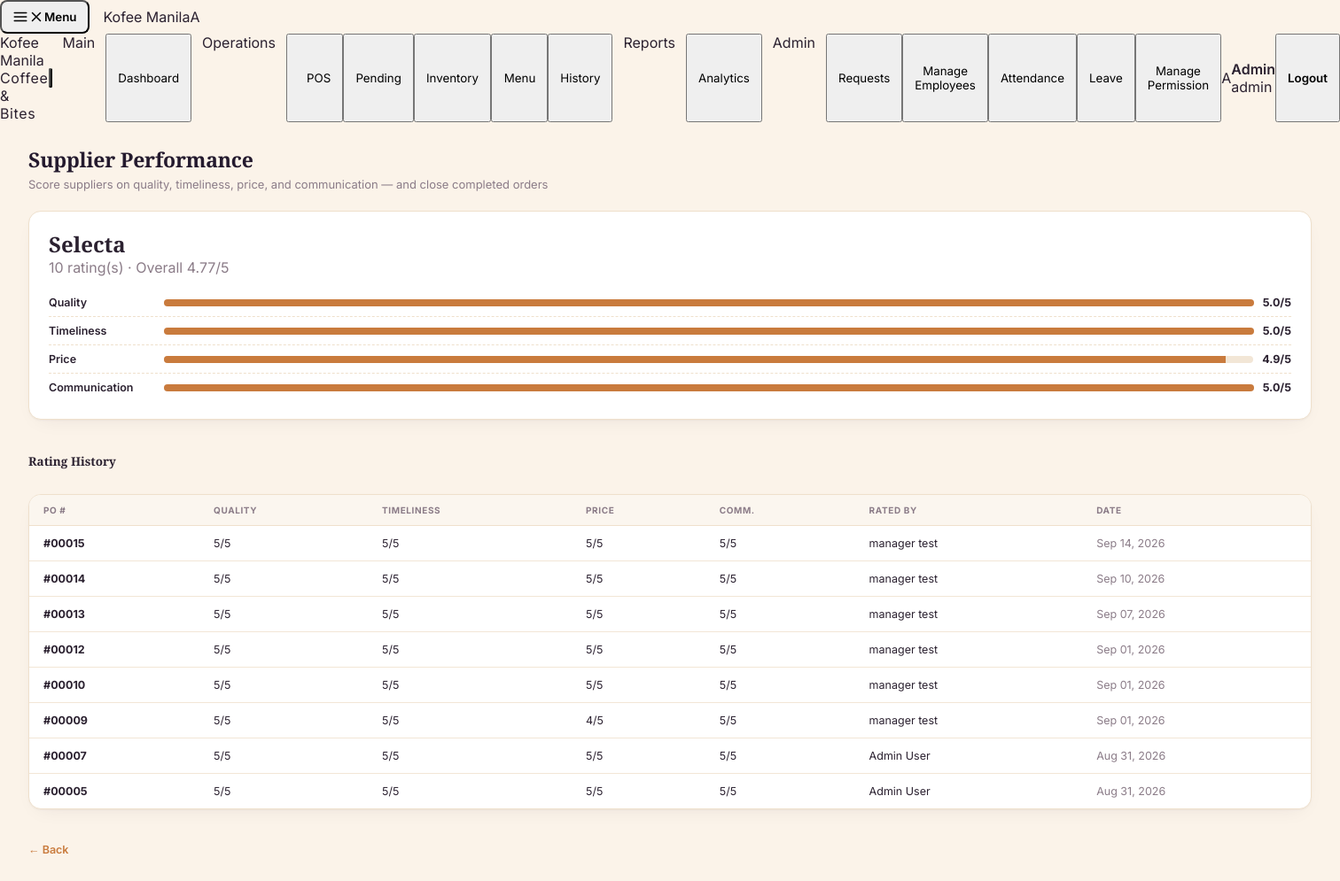
Screenshot of /POS/php/supplier_performace.php?supplier_id=1 (signed in) with the database file from the repository.
### tables this page shows
CREATE TABLE `suppliers` (
  `id` int(11) NOT NULL,
  `user_id` int(11) DEFAULT NULL,
  `name` varchar(150) NOT NULL,
  `contact_person` varchar(120) DEFAULT NULL,
  `email` varchar(120) DEFAULT NULL,
  `phone` varchar(30) DEFAULT NULL,
  `address` varchar(255) DEFAULT NULL,
  `status` enum('active','inactive') NOT NULL DEFAULT 'active',
  `rating_avg` decimal(3,2) DEFAULT NULL,
  `rating_count` int(11) NOT NULL DEFAULT 0,
  `created_at` timestamp NOT NULL DEFAULT current_timestamp()
);

CREATE TABLE `supplier_performance_ratings` (
  `id` int(11) NOT NULL,
  `po_id` int(11) NOT NULL,
  `supplier_id` int(11) NOT NULL,
  `rated_by` int(11) NOT NULL,
  `quality_score` tinyint(1) NOT NULL,
  `timeliness_score` tinyint(1) NOT NULL,
  `price_score` tinyint(1) NOT NULL,
  `communication_score` tinyint(1) NOT NULL,
  `comments` varchar(255) DEFAULT NULL,
  `created_at` timestamp NOT NULL DEFAULT current_timestamp()
);

CREATE TABLE `purchase_orders` (
  `id` int(11) NOT NULL,
  `rfq_id` int(11) NOT NULL,
  `supplier_id` int(11) NOT NULL,
  `requisition_id` int(11) NOT NULL,
  `total_amount` decimal(12,2) NOT NULL,
  `status` enum('draft','sent','acknowledged','delivered','closed','cancelled') NOT NULL DEFAULT 'draft',
  `negotiation_notes` text DEFAULT NULL,
  `created_by` int(11) NOT NULL,
  `created_at` timestamp NOT NULL DEFAULT current_timestamp(),
  `expected_delivery_date` date DEFAULT NULL,
  `delivered_at` datetime DEFAULT NULL,
  `acknowledged_at` datetime DEFAULT NULL,
  `shipped_at` datetime DEFAULT NULL,
  `shipping_notes` varchar(255) DEFAULT NULL,
  `closed_at` datetime DEFAULT NULL,
  `supplier_rating` tinyint(4) DEFAULT NULL,
  `invoice_number` varchar(60) DEFAULT NULL,
  `paid_at` datetime DEFAULT NULL
);

CREATE TABLE `users` (
  `id` int(50) NOT NULL,
  `username` varchar(255) NOT NULL,
  `email` varchar(255) NOT NULL DEFAULT '',
  `password` varchar(255) NOT NULL,
  `firstname` varchar(50) DEFAULT NULL,
  `lastname` varchar(50) DEFAULT NULL,
  `role` varchar(50) NOT NULL DEFAULT 'crew',
  `status` enum('active','blocked','on_hold') NOT NULL DEFAULT 'active',
  `last_login` datetime DEFAULT NULL,
  `created_at` timestamp NOT NULL DEFAULT current_timestamp(),
  `updated_at` timestamp NOT NULL DEFAULT current_timestamp() ON UPDATE current_timestamp()
);

### POS/php/supplier_performace.php (the view, shortened to what this page needs)
<?php
$pdo   = get_db();
$view_supplier_id = (int)($_GET['supplier_id'] ?? 0);
$supplier = null; $ratings = []; $breakdown = null;
if ($view_supplier_id) {
    $s = $pdo->prepare('SELECT * FROM suppliers WHERE id = :id'); $s->execute([':id' => $view_supplier_id]); $supplier = $s->fetch();
    if ($supplier) {
        $r = $pdo->prepare('
            SELECT spr.*, po.id AS po_id, u.firstname, u.lastname
            FROM supplier_performance_ratings spr
            JOIN purchase_orders po ON po.id = spr.po_id
            LEFT JOIN users u ON u.id = spr.rated_by
            WHERE spr.supplier_id = :sid ORDER BY spr.created_at DESC
        ');
        $r->execute([':sid' => $view_supplier_id]);
        $ratings = $r->fetchAll();
        $b = $pdo->prepare('
            SELECT AVG(quality_score) AS quality, AVG(timeliness_score) AS timeliness,
                   AVG(price_score) AS price, AVG(communication_score) AS communication
            FROM supplier_performance_ratings WHERE supplier_id = :sid
        ');
        $b->execute([':sid' => $view_supplier_id]);
        $breakdown = $b->fetch();
    }
}
$suppliers_stmt = $pdo->query("SELECT * FROM suppliers ORDER BY rating_avg IS NULL, rating_avg DESC, name ASC");
$suppliers = $suppliers_stmt->fetchAll();
?>
<!DOCTYPE html>
<html lang="en">
<head>
  <link rel="stylesheet" href="../css/style.css"/>
  <link rel="stylesheet" href="../css/sidebar.css"/>
</head>
<body>
<?php include("../includes/sidebar.php"); ?>
<div id="page-supplier-perf" class="page active">
  <div class="page-header">
    <div>
      <h1>Supplier Performance</h1>
      <p>Score suppliers on quality, timeliness, price, and communication — and close completed orders</p>
    </div>
  </div>
  <div class="page-body">
    <?php if ($supplier): ?>
      <div class="table-card" style="padding:20px 22px;margin-bottom:18px">
        <h2><?= htmlspecialchars($supplier['name']) ?></h2>
        <p class="muted-cell" style="margin-bottom:14px"><?= $supplier['rating_count'] ?> rating(s) · Overall <?= $supplier['rating_avg'] ? number_format($supplier['rating_avg'],2) . '/5' : 'Not yet rated' ?></p>
        <?php if ($breakdown && $supplier['rating_count'] > 0): ?>
          <?php foreach (['quality'=>'Quality','timeliness'=>'Timeliness','price'=>'Price','communication'=>'Communication'] as $key => $label): $val = (float)$breakdown[$key]; ?>
            <div class="score-row">
              <span style="width:120px;font-size:12.5px;font-weight:600"><?= $label ?></span>
              <div class="breakdown-bar-wrap"><div class="breakdown-bar-fill" style="width:<?= $val/5*100 ?>%"></div></div>
              <span style="font-size:12.5px;font-weight:700"><?= number_format($val,1) ?>/5</span>
            </div>
          <?php endforeach; ?>
        <?php endif; ?>
      </div>
      <h3 style="font-size:13.5px;margin-bottom:8px">Rating History</h3>
      <div class="table-scroll-wrapper">
        <table>
          <thead><tr><th>PO #</th><th>Quality</th><th>Timeliness</th><th>Price</th><th>Comm.</th><th>Rated By</th><th>Date</th></tr></thead>
          <tbody>
          <?php if (empty($ratings)): ?>
            <tr class="empty-row"><td colspan="7">🫙 No ratings yet for this supplier.</td></tr>
          <?php else: foreach ($ratings as $r): ?>
            <tr>
              <td style="font-weight:700">#<?= str_pad($r['po_id'],5,'0',STR_PAD_LEFT) ?></td>
              <td><?= $r['quality_score'] ?>/5</td>
              <td><?= $r['timeliness_score'] ?>/5</td>
              <td><?= $r['price_score'] ?>/5</td>
              <td><?= $r['communication_score'] ?>/5</td>
              <td><?= htmlspecialchars(trim(($r['firstname'] ?? '').' '.($r['lastname'] ?? ''))) ?: '—' ?></td>
              <td class="muted-cell"><?= date('M d, Y', strtotime($r['created_at'])) ?></td>
            </tr>
          <?php endforeach; endif; ?>
          </tbody>
        </table>
      </div>
      <p style="margin-top:14px"><a href="supplier_performace.php" style="font-size:12.5px;color:var(--caramel);font-weight:600">← Back</a></p>
    <?php endif; ?>
  </div>
</div>
</body>
</html>

### POS/css/style.css (style rules this page uses)
:root { --espresso: #241A2E; --espresso-deep: #181120; --espresso-mid: #2f2238; --caramel: #C97B3D; --caramel-light: #E6A25C; --latte: #EFE0CC; --cream: #FBF3E9; --accent: var(--caramel); --accent-lt: #FCEFE1; --bg: var(--cream); --card-bg: #FFFFFF; --border: var(--latte); --text-main: #2B2130; --text-muted: #8B7C88; --sidebar-w: 248px; --green: #2e7d32; --green-lt: #e8f5e9; --red: #c62828; --red-lt: #fdecea; --blue: #1565c0; --blue-lt: #e3f2fd; --amber: #b3691a; --amber-lt: #fdf0e2; --radius-sm: 8px; --radius: 14px; --radius-lg: 20px; --shadow-card: 0 1px 2px rgba(43,33,48,.04), 0 8px 24px -12px rgba(43,33,48,.10); --shadow-pop: 0 20px 50px -12px rgba(24,17,32,.35); }
*, *::before, *::after { box-sizing: border-box; margin: 0; padding: 0; }
html { -webkit-text-size-adjust: 100%; }
body { font-family: 'Inter', sans-serif; background: var(--bg); color: var(--text-main); min-height: 100vh; -webkit-font-smoothing: antialiased; }
a { color: inherit; text-decoration: none; }
h1, h2, h3, .font-display { font-family: 'Playfair Display', serif; }
.page, .pages { min-height: 100vh; display: flex; flex-direction: column; }
.page-header { padding: 26px 32px 4px; flex-shrink: 0; display: flex; align-items: flex-start; justify-content: space-between; gap: 16px; flex-wrap: wrap; }
.page-header h1 { font-size: 23px; font-weight: 700; letter-spacing: -.01em; color: var(--espresso); }
.page-header p { font-size: 13px; color: var(--text-muted); margin-top: 4px; font-family: 'Inter', sans-serif; }
.page-body { flex: 1; overflow-y: auto; padding: 18px 32px 32px; display: flex; flex-direction: column; gap: 20px; }
.stat-card, .table-card, .recent-section, .card { background: var(--card-bg); border: 1.5px solid var(--border); border-radius: var(--radius); box-shadow: var(--shadow-card); }
.table-card, .table-scroll-wrapper { overflow: hidden; border-radius: var(--radius); }
.table-scroll-wrapper { overflow-x: auto; background: var(--card-bg); border: 1.5px solid var(--border); box-shadow: var(--shadow-card); }
table { width: 100%; border-collapse: collapse; }
thead th, .recent-table th { padding: 11px 16px; font-size: 10px; font-weight: 700; color: var(--text-muted); text-transform: uppercase; letter-spacing: .06em; text-align: left; background: #FBF6EF; border-bottom: 1.5px solid var(--border); }
tbody td, .recent-table td { padding: 12px 16px; font-size: 12.5px; border-bottom: 1px solid #F2E6D6; vertical-align: middle; }
tbody tr:last-child td { border-bottom: none; }
.muted-cell { color: var(--text-muted); }

### POS/php/supplier_performace.php (style rules this page uses)
.score-row { display:flex; align-items:center; justify-content:space-between; padding:8px 0; border-bottom:1px dashed var(--border); }
.score-row:last-child { border-bottom:none; }
.breakdown-bar-wrap { background:#f2e6d6; border-radius:999px; height:8px; overflow:hidden; flex:1; margin:0 10px; }
.breakdown-bar-fill { height:100%; background:var(--caramel, #c47d3e); }

### rows the page displays
suppliers: name "Selecta", rating_count "10", rating_avg "4.77"
supplier_performance_ratings: purchase_orders.id "00015", quality_score "5", timeliness_score "5", price_score "5", communication_score "5", users.firstname+lastname "manager test", created_at "Sep 14, 2026"
supplier_performance_ratings: purchase_orders.id "00014", quality_score "5", timeliness_score "5", price_score "5", communication_score "5", users.firstname+lastname "manager test", created_at "Sep 10, 2026"
supplier_performance_ratings: purchase_orders.id "00013", quality_score "5", timeliness_score "5", price_score "5", communication_score "5", users.firstname+lastname "manager test", created_at "Sep 07, 2026"
supplier_performance_ratings: purchase_orders.id "00012", quality_score "5", timeliness_score "5", price_score "5", communication_score "5", users.firstname+lastname "manager test", created_at "Sep 01, 2026"
supplier_performance_ratings: purchase_orders.id "00010", quality_score "5", timeliness_score "5", price_score "5", communication_score "5", users.firstname+lastname "manager test", created_at "Sep 01, 2026"
supplier_performance_ratings: purchase_orders.id "00009", quality_score "5", timeliness_score "5", price_score "4", communication_score "5", users.firstname+lastname "manager test", created_at "Sep 01, 2026"
supplier_performance_ratings: purchase_orders.id "00007", quality_score "5", timeliness_score "5", price_score "5", communication_score "5", users.firstname+lastname "Admin User", created_at "Aug 31, 2026"
supplier_performance_ratings: purchase_orders.id "00005", quality_score "5", timeliness_score "5", price_score "5", communication_score "5", users.firstname+lastname "Admin User", created_at "Aug 31, 2026"

### other values shown
$initials "A"
$user['firstname'] ?: $user['username'] "Admin"
implode(' + ', $roles) "admin"
$label "Quality"
$val "5.0"
$label "Timeliness"
$label "Price"
$val "4.9"
$label "Communication"
